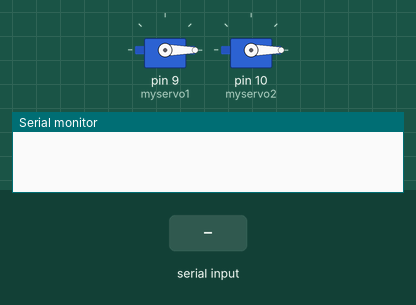
Bench run of a sketch on a simulated Arduino Uno, built with avr-gcc and run on an emulated ATmega328P. Parts: 2 × servo, the last lines printed to the serial monitor. The test bench sets the inputs (shaded band).

Above: at 1.2 s.
1.3 s: byte 90 received over Serial
At 2.5 s:
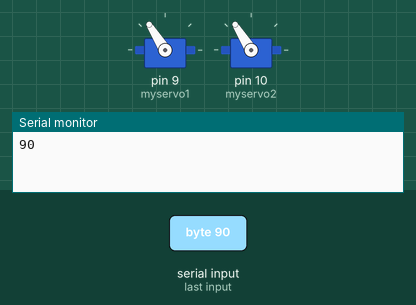
2.8 s: byte 120 received over Serial
At 3.9 s:
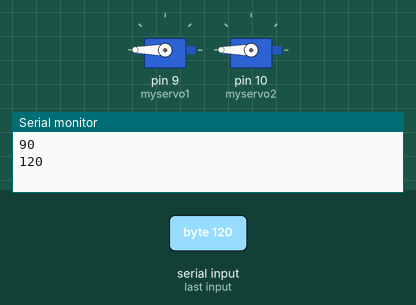
Timing chart, 0 to 5.8 s (numbered marks = the images above; inputs shaded):
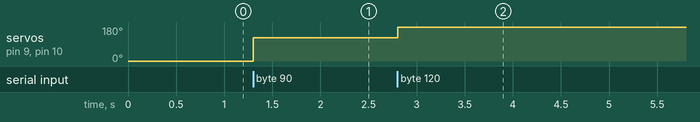

Measured:
- after the input at 1.3 s, servo on pin 9 (myservo1), servo on pin 10 (myservo2): 0° → 122° at once
- after the input at 2.8 s, servo on pin 9 (myservo1), servo on pin 10 (myservo2): 122° → 180° at once

The sketch:

module2_arduino.pde
```cpp
//Smoothing code referenced from: http://www.arduino.cc/en/Tutorial/Smoothing
//By David A. Mellis  <dam@mellis.org>
//Servo movement based on Examples > Servo > Knob
//By Michael Rinott <http://people.interaction-ivrea.it/m.rinott>
//
//This code uses the above codes as starting points, but have been adapted for the particular uses of this project
//Rotates servos according to serial data received from Processing
//By Rosemarie Still 22nd October 2011


#include <Servo.h>

Servo myservo1;  // create servo object to control a servo
Servo myservo2;  // create second servo object

int rawSerial;
int servoAngle = 0;
boolean moveNow = false;

void setup()
{
  // initialize serial communication with computer:
  Serial.begin(9600);

  myservo1.attach(9);  // attaches the servo on pin 9 to myservo1
  myservo2.attach(10); // attaches the servo on pin 10 to myservo2
}

void loop() {
  if (Serial.available()) {

   //read serial data
   rawSerial = Serial.read();
   Serial.print(rawSerial, DEC);
   Serial.println();

   //map received serial data to an angle for servo rotation
   servoAngle = map(rawSerial, 0, 9, 0, 180);
  }

   myservo1.write(servoAngle);                  // sets myservo1 position according to the scaled value
   myservo2.write(servoAngle);                  // sets myservo2 position according to the scaled value
}
```
